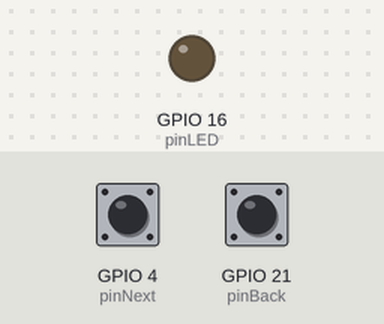
Bench run of a sketch on a simulated ESP32. Parts: output pins drawn as LEDs (lit = HIGH). Inputs (shaded band) come from the test bench; at power-on: GPIO 4 (pinNext) HIGH, GPIO 21 (pinBack) HIGH. WiFi joins after 1.5 s; servers stay silent unless stated; no MQTT or app messages arrive unless stated; what the sketch prints to the serial monitor is not drawn.

Above: at 2.7 s.
2.8 s: GPIO 4 (pinNext) pulled LOW for 0.15 s
At 4.1 s:
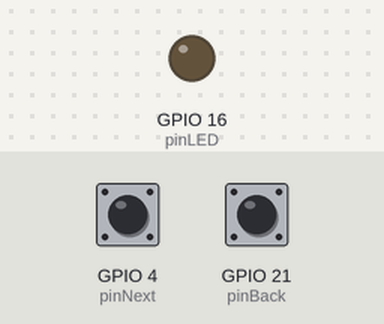
4.4 s: GPIO 21 (pinBack) pulled LOW for 0.15 s
At 5.5 s:
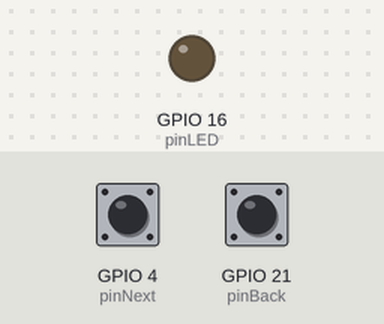
Timing chart, 0 to 7.4 s (numbered marks = the images above; inputs shaded):
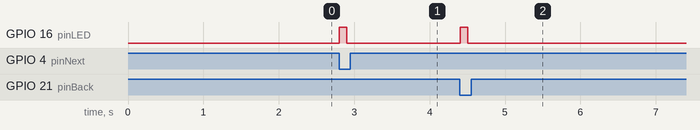

The sketch:

controller.ino
```cpp
#include <WiFi.h>
#include <PubSubClient.h>

// — CONFIGURACIÓN WI-FI —
const char* ssid     = "network";
const char* password = "helloworld";

// — BROKER MQTT LOCAL —
const char* mqtt_server = "192.168.76.32";
const int   mqtt_port   = 1883;
const char* topic_cmd   = "josee/control/presentacion";

// — PINS —
const int pinBack = 21;  // Botón “Back”
const int pinNext = 4;   // Botón “Next”
const int pinLED  = 16;  // LED de confirmación

WiFiClient   espClient;
PubSubClient mqtt(espClient);

void setupWiFi() {
  Serial.print("Conectando a Wi-Fi ");
  Serial.print(ssid);
  WiFi.mode(WIFI_STA);
  WiFi.begin(ssid, password);
  while (WiFi.status() != WL_CONNECTED) {
    delay(500);
    Serial.print(".");
  }
  Serial.println("\n¡Wi-Fi conectado!");
  Serial.print("IP local: ");
  Serial.println(WiFi.localIP());
}

void reconnectMQTT() {
  while (!mqtt.connected()) {
    Serial.print("Conectando a MQTT...");
    if (mqtt.connect("esp32_presentation")) {
      Serial.println(" ¡Conectado!");
    } else {
      Serial.print(" fallo rc=");
      Serial.print(mqtt.state());
      Serial.println(" — reintentando en 1s");
      delay(1000);
    }
  }
}

void setup() {
  Serial.begin(115200);
  pinMode(pinBack, INPUT_PULLUP);
  pinMode(pinNext, INPUT_PULLUP);
  pinMode(pinLED, OUTPUT);
  digitalWrite(pinLED, LOW);

  setupWiFi();
  mqtt.setServer(mqtt_server, mqtt_port);
}

void loop() {
  if (!mqtt.connected()) {
    reconnectMQTT();
  }
  mqtt.loop();

  // Si Back está pulsado...
  if (digitalRead(pinBack) == LOW) {
    Serial.println("← PREV pulsado");
    mqtt.publish(topic_cmd, "PREV");
    digitalWrite(pinLED, HIGH);
    delay(100);
    digitalWrite(pinLED, LOW);
    // Espera a soltar el botón
    while (digitalRead(pinBack) == LOW) delay(10);
    delay(100); // antirrebote
  }

  // Si Next está pulsado...
  if (digitalRead(pinNext) == LOW) {
    Serial.println("→ NEXT pulsado");
    mqtt.publish(topic_cmd, "NEXT");
    digitalWrite(pinLED, HIGH);
    delay(100);
    digitalWrite(pinLED, LOW);
    // Espera a soltar el botón
    while (digitalRead(pinNext) == LOW) delay(10);
    delay(100); // antirrebote
  }

  // Pequeña pausa para aligerar el loop
  delay(10);
}
```

Measured:
- after the input at 2.8 s, GPIO 16 (pinLED): LOW → HIGH at once, → LOW 0.10 s later
- after the input at 4.4 s, GPIO 16 (pinLED): LOW → HIGH at once, → LOW 0.10 s later
